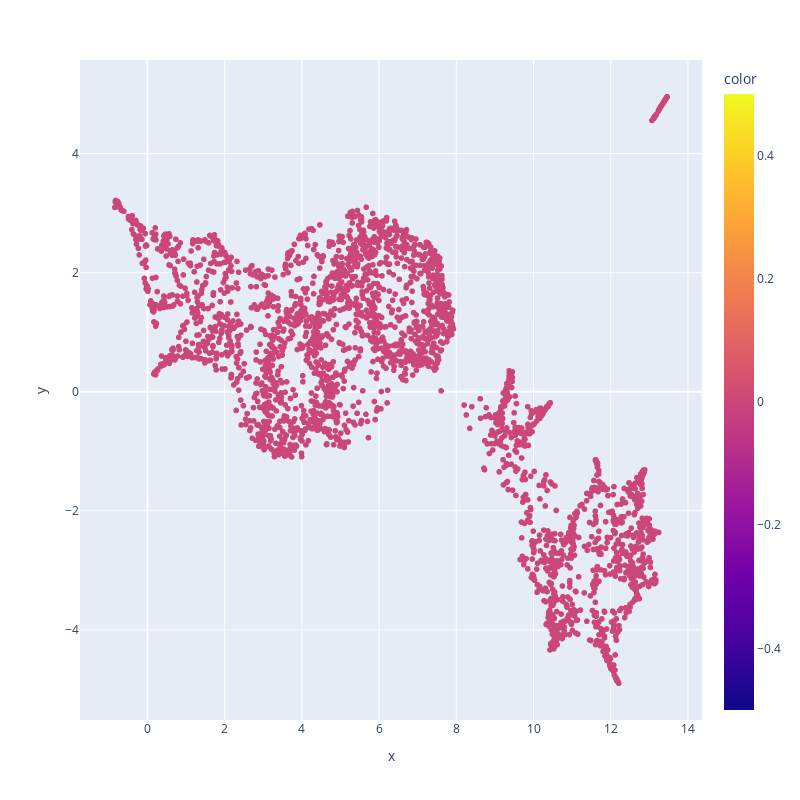

Here is the notebook cell this chart was saved with:
### Code cell
# interactive plot
import plotly.express as px
df = pd.DataFrame({'x':data_illustrate[:,0],'y':data_illustrate[:,1]})
df['index'] = np.arange(start=0, stop=len(df))
fig = px.scatter(df,x='x',y='y',color=filament_label_index,hover_data=['index'])

fig.update_layout(width=800, height=800)

# Show the plot
fig.show()

### Figure 1 — Plotly figure (JSON) as saved in the notebook; plotly's stock layout.template omitted (floating-point values rounded to 4 significant figures; data arrays with more than 128 entries replaced by an {"elided": "..."} marker saying what was removed)
{"data": [{"customdata": {"elided": "3007x1 int values"}, "hovertemplate": "x=%{x}<br>y=%{y}<br>index=%{customdata[0]}<br>color=%{marker.color}<extra></extra>", "legendgroup": "", "marker": {"color": {"elided": "3007 int values"}, "coloraxis": "coloraxis", "symbol": "circle"}, "mode": "markers", "name": "", "showlegend": false, "type": "scattergl", "x": {"elided": "3007 float values"}, "xaxis": "x", "y": {"elided": "3007 float values"}, "yaxis": "y"}], "layout": {"coloraxis": {"colorbar": {"title": {"text": "color"}}, "colorscale": [[0, "#0d0887"], [0.1111, "#46039f"], [0.2222, "#7201a8"], [0.3333, "#9c179e"], [0.4444, "#bd3786"], [0.5556, "#d8576b"], [0.6667, "#ed7953"], [0.7778, "#fb9f3a"], [0.8889, "#fdca26"], [1, "#f0f921"]]}, "height": 800, "legend": {"tracegroupgap": 0}, "margin": {"t": 60}, "width": 800, "xaxis": {"anchor": "y", "domain": [0, 1], "title": {"text": "x"}}, "yaxis": {"anchor": "x", "domain": [0, 1], "title": {"text": "y"}}}}
